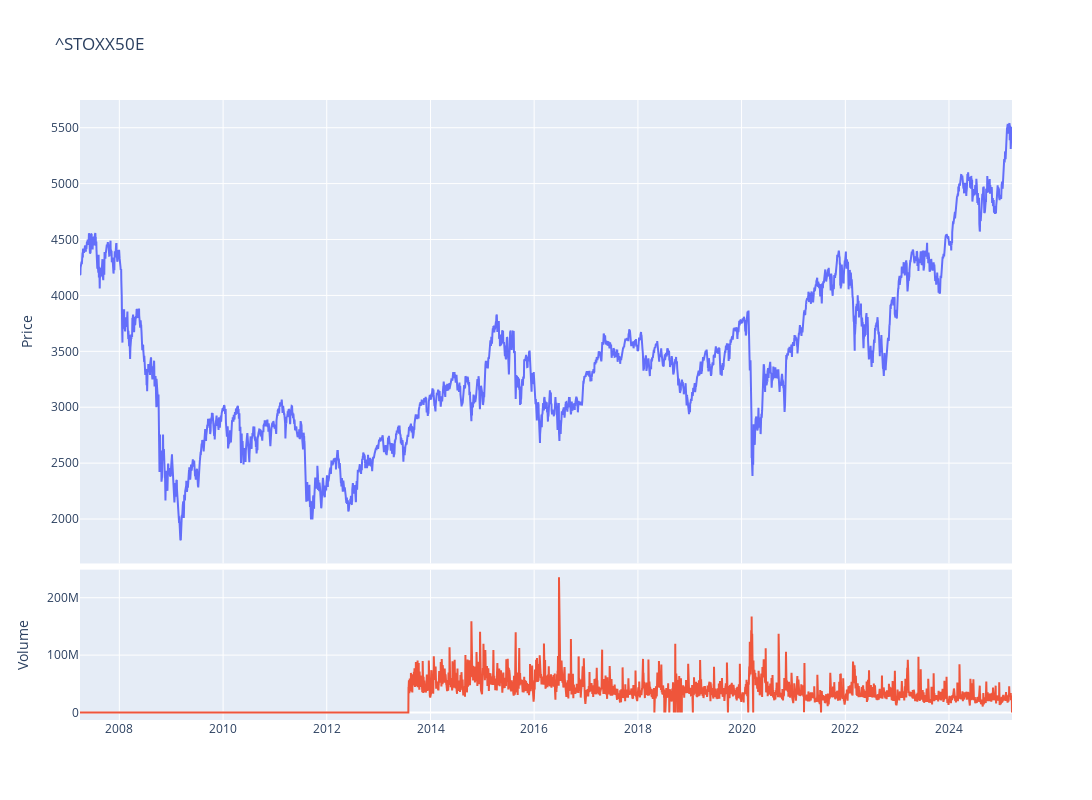

Notebook code for this chart:
### Code cell
fig = make_subplots(rows=4, cols=1,shared_xaxes=True,vertical_spacing=0.01,specs=[[{'rowspan':3,'colspan':1}],[None],[None],[{'rowspan':1,'colspan':1}]])

# Graph (1,1)
fig.add_trace(go.Scatter(x=stock_ticker.index,y=stock_ticker['Close'],mode="lines",name=f"{ticker}"),row=1, col=1)
# Update xaxis properties
fig.update_yaxes(title_text="Price", row=1, col=1)

# Graph (4,1)
fig.add_trace(go.Scatter(x=stock_ticker.index,y=stock_ticker['Volume'],mode="lines",name='Volume'),row=4, col=1)
fig.update_yaxes(title_text="Volume", row=4, col=1)

fig.update_layout(height=800, width=1300,showlegend=False,title=f"{ticker}")

fig.show()

### Figure 1 — Plotly figure (JSON) as saved in the notebook; plotly's stock layout.template omitted (floating-point values rounded to 4 significant figures; data arrays with more than 128 entries replaced by an {"elided": "..."} marker saying what was removed)
{"data": [{"mode": "lines", "name": "^STOXX50E", "type": "scatter", "x": {"elided": "4507 str values"}, "xaxis": "x", "y": {"elided": "4507 float values"}, "yaxis": "y"}, {"mode": "lines", "name": "Volume", "type": "scatter", "x": {"elided": "4507 str values"}, "xaxis": "x2", "y": {"elided": "4507 int values"}, "yaxis": "y2"}], "layout": {"height": 800, "showlegend": false, "title": {"text": "^STOXX50E"}, "width": 1300, "xaxis": {"anchor": "y", "domain": [0, 1], "matches": "x2", "showticklabels": false}, "xaxis2": {"anchor": "y2", "domain": [0, 1]}, "yaxis": {"anchor": "x", "domain": [0.2525, 1], "title": {"text": "Price"}}, "yaxis2": {"anchor": "x2", "domain": [0, 0.2425], "title": {"text": "Volume"}}}}
